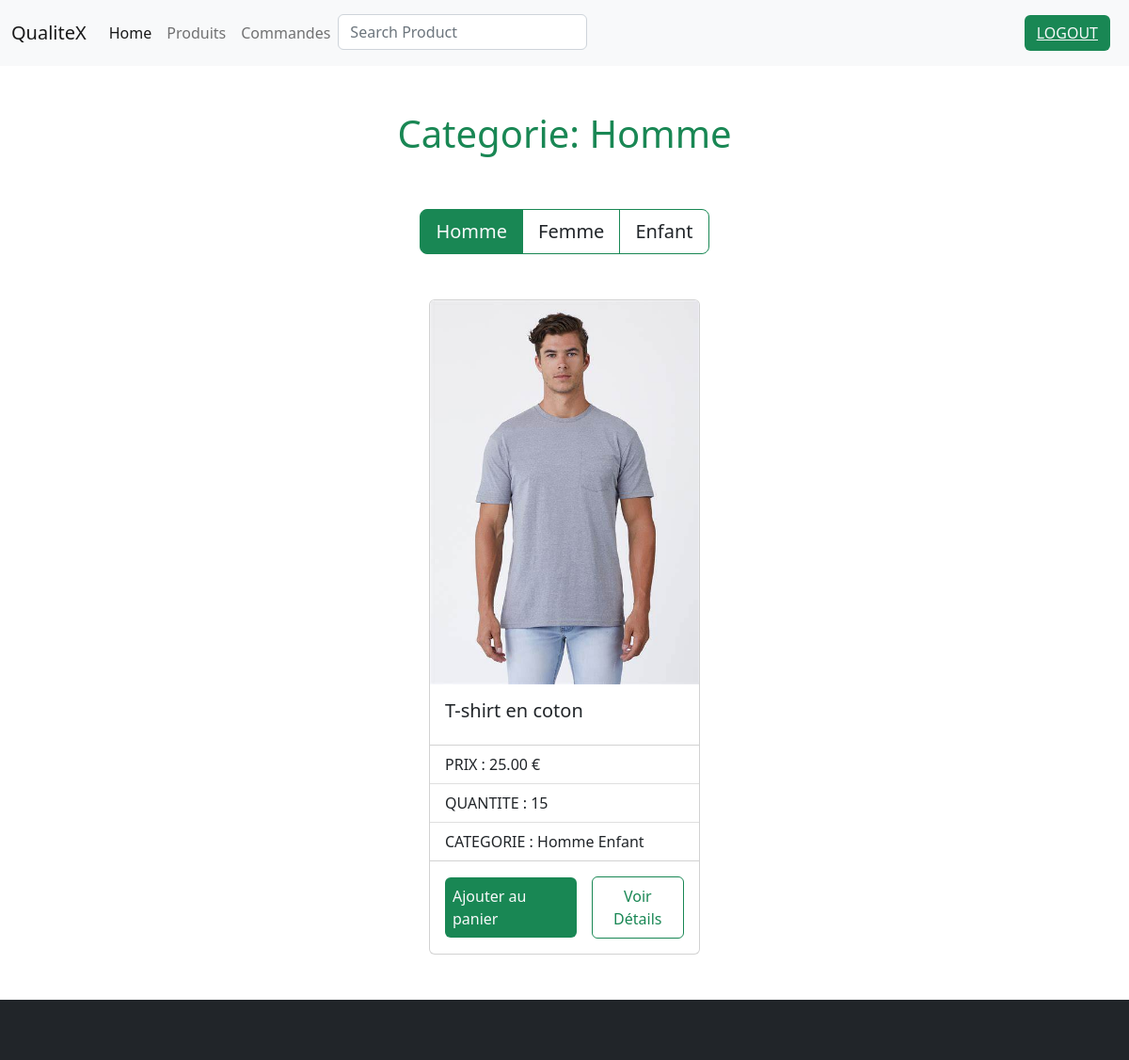
/produits/Homme/ (signed in), run on the app's committed database.
### Catalogue/models.py (models this page shows, shortened)
class Categorie(models.Model):
    nom = models.CharField(max_length=100)

class Produit(models.Model):
    nom = models.CharField(max_length=150)
    description = models.TextField(max_length=1500)
    photo = models.ImageField(upload_to='photos-produits')
    quantite = models.IntegerField()
    prix = models.DecimalField(max_digits=5, decimal_places=2)
    categorie = models.ManyToManyField(Categorie)

### Catalogue/views.py (the view)
# urls.py: path('<str:category>/',ProductByCategory.as_view(),name='categoryProductPage'),
class ProductByCategory(ListView):
    model = Produit
    template_name= "Catalogue/category.html"
    context_object_name = "produits"
    def get_queryset(self) :
        queryset = super().get_queryset()
        categorie = self.kwargs.get('category')
        queryset2 = Categorie.objects.get(nom=categorie)
        if categorie and queryset2 :
            queryset = queryset.filter(categorie = queryset2)
            return queryset
    def get_context_data(self, **kwargs):
        context = super().get_context_data(**kwargs)
        context['categories'] = Categorie.objects.all()
        context['current_category'] = self.kwargs.get('category', '')
        return context

### Catalogue/templates/Catalogue/category.html
{% extends 'base.html' %} {% block title %} Qualitex - Categorie {% endblock %}
{% block content %}
<center>
  {% if current_category %}
  <h1 class="text-success mt-5">Categorie: {{ current_category }}</h1>
  {% endif %}
</center>
<center>
  <div class="btn-group btn-group-lg mt-5" role="group">
    {% for categorie in categories %}
    <button type="button"  class="btn {% if current_category == categorie.nom %}btn-success{% else %}btn-outline-success {% endif %} ">
      <a
        href="{% url 'categoryProductPage' categorie.nom %}"
        class="text-decoration-none {% if current_category == categorie.nom %}text-light {% else %} text-dark{% endif %} "
        >{{categorie.nom}}</a
      >
    </button>
    {% endfor %}
  </div>
</center>
<div
  class="d-flex justify-content-center align-items-start gap-3 p-5"
  style="overflow: visible"
>
  {% for produit in produits %} {% include 'Catalogue/includes/produit.html' %}
  {% endfor %}
</div>
{% endblock %}

### Catalogue/templates/Catalogue/includes/produit.html
{% load static %}
<div class="card" style="width: 18rem;">
    <img src="{{produit.photo.url}}" class="card-img-top img-fluid " alt="{{produit.nom}}">
    <div class="card-body">
      <h5 class="card-title">{{produit.nom}}</h5>
    </div>
    <ul class="list-group list-group-flush">
      <li class="list-group-item">PRIX : {{produit.prix}} €</li>
      <li class="list-group-item">QUANTITE : {{produit.quantite}} </li>
      <li class="list-group-item">CATEGORIE : {% for categorie in produit.categorie.all  %} {{categorie.nom}}{% endfor %}</li>
    </ul>
    <div class="card-body d-flex justify-content-center align-items-center">
      <a href="#" class="card-link bg-success text-light p-2 rounded-2 text-decoration-none"  >Ajouter au panier</a>
      <a href="{% url 'produitDetails-page' produit.id %}" class="card-link btn btn-outline-success p-2 rounded-2 text-decoration-none">Voir Détails</a>
    </div>
  </div>

### data on the page
Categorie: nom "Homme"
Categorie: nom "Femme"
Categorie: nom "Enfant"
Produit: photo (picture), nom "T-shirt en coton", prix "25.00", quantite "15"
